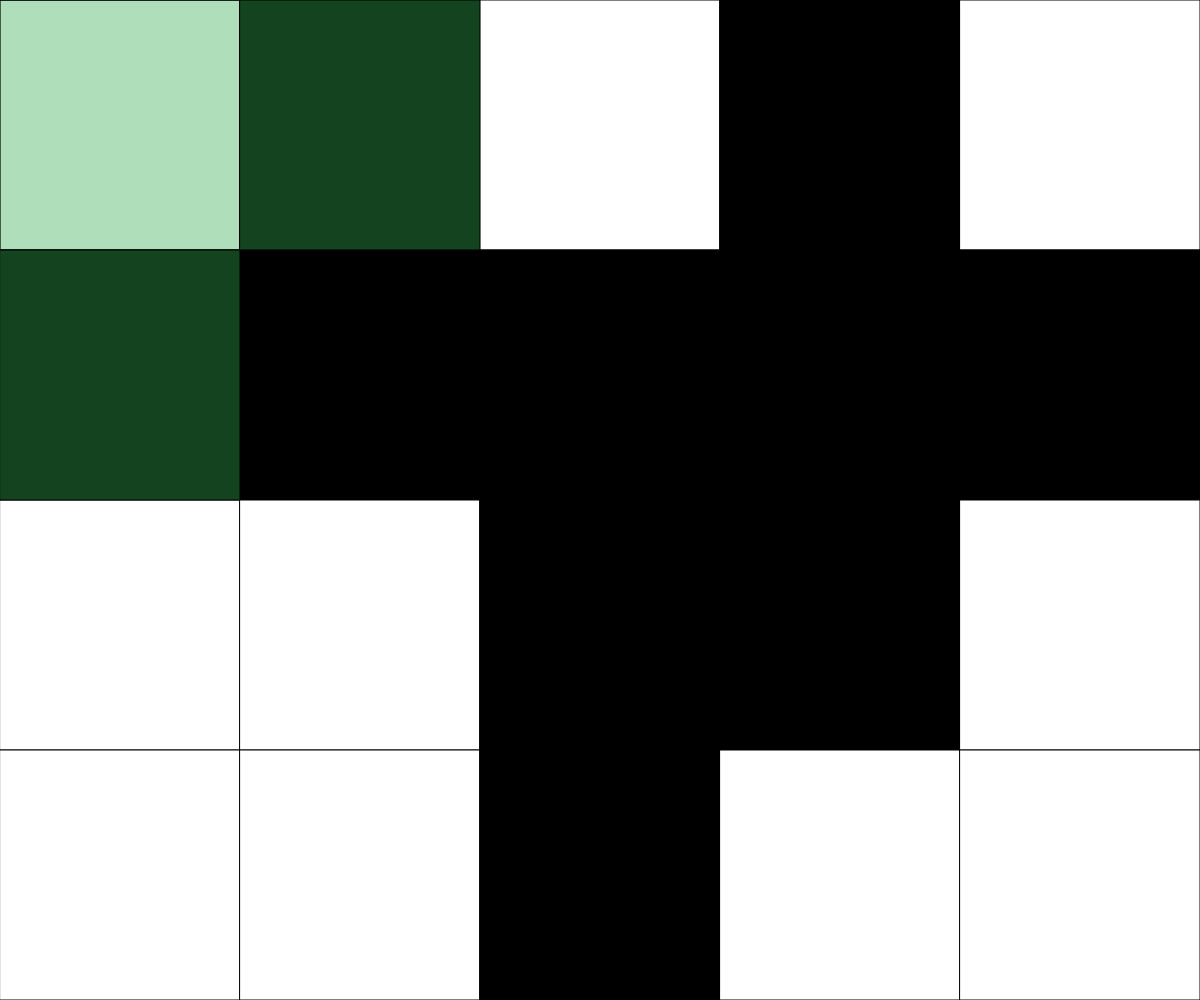
Frame 1 (no input)
Frame 60 (no input): identical to frame 1, image omitted
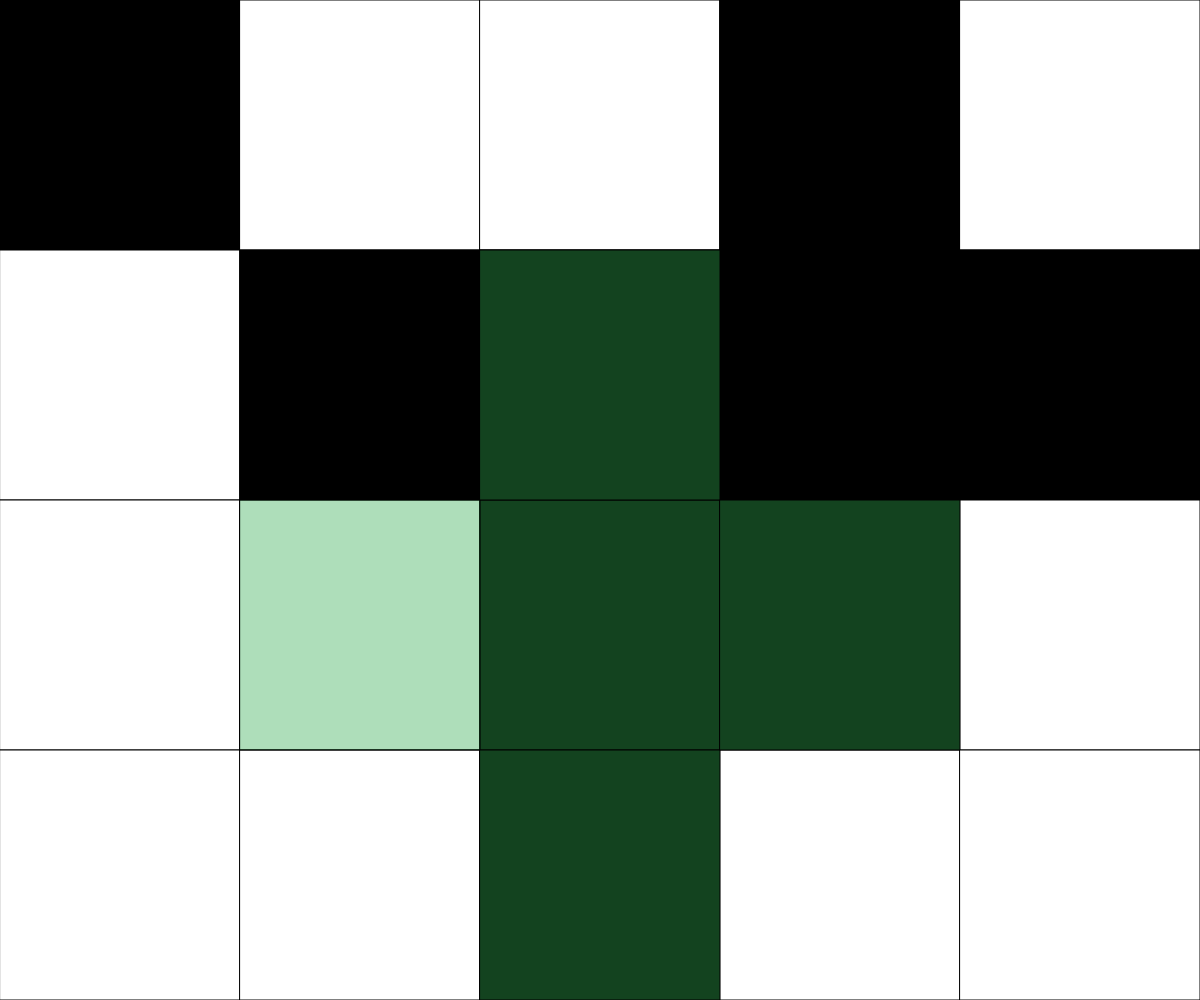
Frame 120 (the mouse pressed at the canvas centre since frame 60)

The p5.js sketch that drew these frames (run headless with seeded random() and noise() and a simulated clock; from frame 60 on, the mouse is pressed at the canvas centre):

// p5.js sketch
// ── sketch.js
// Puzzle Game Starter
// Nancy Yang
// May 17, 2024
// Create a puzzle game

let NUM_ROWS = 4;
let NUM_COLS = 5;
let rectWidth, rectHeight;
let currentRow, currentCol;
let gridData = [
  [0, 0, 0, 0, 0],
  [0, 0, 0, 0, 0],
  [0, 255, 0, 0, 0],
  [255, 255, 255, 0, 0]
];
let type = 0;  // Initialize the flipping pattern to be cross(0)
let overlay;

function setup() {
  // Determine the size of each square. Could use windowHeight,windowHeight  for Canvas to keep a square aspect ratio
  createCanvas(windowWidth, windowHeight);
  rectWidth = width / NUM_COLS;
  rectHeight = height / NUM_ROWS;
  RandomizeStartingBoard();
  overlay = createGraphics(width, height);
}

function draw() {
  background(220);
  determineActiveSquare();   //figure out which tile the mouse cursor is over
  drawGrid();   //render the current game board to the screen (and the overlay)
  checkWin();
  drawOverlay();
}

//Press space to change between flipping in a cross pattern or a square pattern
function keyPressed() {
  if (key === ' ') {  
    if (type === 1) {
      type = 0;
    } else if (type === 0) {
      type = 1; 
    }
  }
}

function mousePressed() {
  if (keyIsPressed && keyCode === SHIFT) {
    flip(currentCol, currentRow);    //Cheater cheater
  }
  
  //Flip a  a cross pattern. Boundary conditions are checked within the flip function to ensure in-bounds access for array
  else if (type === 0) {
    flip(currentCol, currentRow);
    flip(currentCol - 1, currentRow);
    flip(currentCol + 1, currentRow);
    flip(currentCol, currentRow - 1);
    flip(currentCol, currentRow + 1);
  } 
  //Flip a square pattern
  else if (type === 1) {
    flip(currentCol, currentRow);
    flip(currentCol + 1, currentRow);
    flip(currentCol, currentRow + 1);
    flip(currentCol + 1, currentRow + 1);
  }
}

function flip(col, row){
  // given a column and row for the 2D array, flip its value from 0 to 255 or 255 to 0
  // conditions ensure that the col and row given are valid and exist for the array. If not, no operations take place.
  if (col >= 0 && col < NUM_COLS ){
    if (row >= 0 && row < NUM_ROWS){
      if (gridData[row][col] === 0) gridData[row][col] = 255;
      else gridData[row][col] = 0;
    }
  }
}

function determineActiveSquare() {
  currentRow = int(mouseY / rectHeight);
  currentCol = int(mouseX / rectWidth);
}

function drawGrid(){
  // Render a grid of squares - fill color set according to data stored in the 2D array
  for (let x = 0; x < NUM_COLS; x++) {
    for (let y = 0; y < NUM_ROWS; y++) {
      fill(gridData[y][x]);
      rect(x * rectWidth, y * rectHeight, rectWidth, rectHeight);
    }
  }
}

//Check if all 20 rectangles have the same colour and diaplay the win message
function checkWin() {
  let allSame = gridData[0][0];
  let i = 0;
  
  for (let row = 0; row < NUM_ROWS; row++) {
    for (let col = 0; col < NUM_COLS; col++) {
      if (gridData[row][col] === allSame) {
        i++;
        if (i === 20){
          textSize(50);
          textAlign(CENTER, CENTER);
          fill(0, 255, 0);
          text("You Win", width / 2, height / 2);
        }
      }
    }
  }
}

//Randomize the starting Arrangement
function RandomizeStartingBoard() {
  for (let row = 0; row < NUM_ROWS; row++) {
    for (let col = 0; col < NUM_COLS; col++) {
      gridData[row][col] = int(random(2)) * 255;
    }
  }
}

//Draw colored overlay to indicate which rectangles will be impacted on a click
function drawOverlay() {
  if (keyIsPressed && keyCode === SHIFT) {
    // Cheater cheater overlay
    overlay.fill(50, 179, 80, 100);  // Use a different color for cheater cheater
    overlay.rect(currentCol * rectWidth, currentRow * rectHeight, rectWidth, rectHeight);
  }
  else if (type === 1) {  // Square pattern overlay
    overlay.fill(50, 170, 80, 100);
    overlay.rect(currentCol * rectWidth, currentRow * rectHeight, rectWidth, rectHeight);
    overlay.rect(currentCol * rectWidth, (currentRow + 1) * rectHeight, rectWidth, rectHeight);
    overlay.rect((currentCol + 1) * rectWidth, currentRow * rectHeight, rectWidth, rectHeight);
    overlay.rect((currentCol + 1) * rectWidth, (currentRow + 1) * rectHeight, rectWidth, rectHeight);
  } 
  else if (type === 0) {  // Cross pattern overlay
    overlay.fill(50, 170, 80, 100);
    overlay.rect(currentCol * rectWidth, currentRow * rectHeight, rectWidth, rectHeight);
    overlay.rect(currentCol * rectWidth, (currentRow - 1) * rectHeight, rectWidth, rectHeight);
    overlay.rect((currentCol - 1) * rectWidth, currentRow * rectHeight, rectWidth, rectHeight);
    overlay.rect(currentCol * rectWidth, (currentRow + 1) * rectHeight, rectWidth, rectHeight);
    overlay.rect((currentCol + 1) * rectWidth, currentRow * rectHeight, rectWidth, rectHeight);
  }
  
  image(overlay, 0, 0);
  overlay.clear();  
} 
